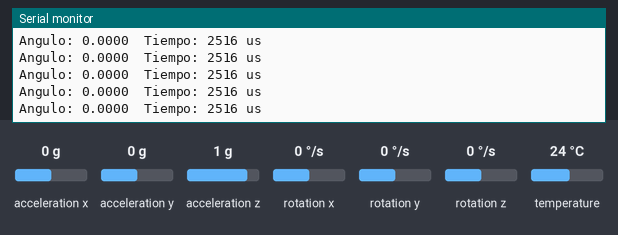
Simulated run of this sketch. Board: Arduino Uno, built with avr-gcc and run on an emulated ATmega328P. Parts: the last lines printed to the serial monitor. The test bench sets the inputs (shaded band); at power-on: acceleration y 0 g, acceleration z 1 g, acceleration x 0 g, rotation x 0 °/s, rotation y 0 °/s, rotation z 0 °/s, temperature 24 °C.

Above: at 8.3 s.
8.4 s: acceleration y set to -1.4 g
At 9.5 s:
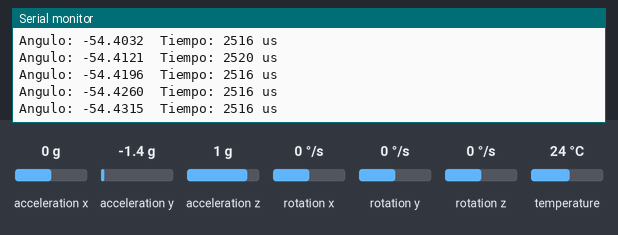
11.4 s: acceleration z set to -1.4 g
At 12.2 s:
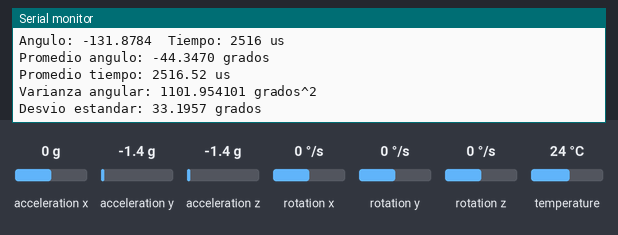
Timing chart, 0 to 14.4 s (numbered marks = the images above; inputs shaded):
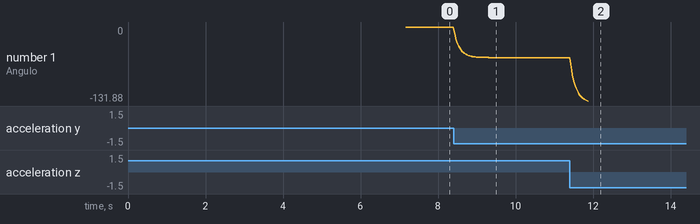

The sketch:

IMU.ino
```cpp
#include <Adafruit_MPU6050.h>
#include <Adafruit_Sensor.h>
#include <Wire.h>
#include <math.h>

Adafruit_MPU6050 mpu;
const unsigned long T_MUESTREO = 20000;  // 20 ms = 50 Hz
float sesgo_x = 0;

void setup() {

  Serial.begin(115200);
  while (!Serial) {
    delay(10);
  }

  if (!mpu.begin()) {
    Serial.println("NO SE ENCONTRO EL MPU6050");
    while (1) {
      delay(10);
    }
  }
  mpu.setAccelerometerRange(MPU6050_RANGE_8_G);
  mpu.setGyroRange(MPU6050_RANGE_500_DEG);
  mpu.setFilterBandwidth(MPU6050_BAND_44_HZ);
  float suma = 0;
  int ciclos = 500;
  for (int t = 0; t < ciclos; t++) {
    sensors_event_t a, g, temp;
    mpu.getEvent(&a, &g, &temp);
    suma = suma + g.gyro.x;
    delay(10);
  }
  sesgo_x = suma / ciclos;
  Serial.println("Calibracion terminada");
  Serial.print("Sesgo X: ");
  Serial.println(sesgo_x, 6);
  delay(1000);
}

void loop() {

  const int muestras = 200;
  float media = 0;
  float tiempo_total = 0;
  float M2 = 0;
  static float alpha = 0;
  for (int i = 1; i <= muestras; i++) {
    unsigned long t_inicial = micros();
    sensors_event_t a, g, temp;
    mpu.getEvent(&a, &g, &temp);
    float alpha_a = atan2(a.acceleration.y,a.acceleration.z);
    alpha = alpha +(g.gyro.x - sesgo_x) *(T_MUESTREO * 1e-6);
    float R = 0.85;
    alpha = alpha * R +alpha_a * (1 - R);
    float delta = alpha - media;
    media = media + delta / i;
    M2 = M2 + delta * (alpha - media);
    unsigned long t_final = micros();
    unsigned long tiempo_medicion =t_final - t_inicial;
    tiempo_total = tiempo_total + tiempo_medicion;

    Serial.print("Angulo: ");
    Serial.print(alpha * 180.0 / PI, 4);
    Serial.print("  Tiempo: ");
    Serial.print(tiempo_medicion);
    Serial.println(" us");
    delay(20);
  }

  float varianza = M2 / muestras;
  float desvio = sqrt(varianza);
  float tiempo_promedio = tiempo_total / muestras;

  Serial.println();
  Serial.print("Promedio angulo: ");
  Serial.print(media * 180.0 / PI, 4);
  Serial.println(" grados");
  Serial.print("Promedio tiempo: ");
  Serial.print(tiempo_promedio);
  Serial.println(" us");
  Serial.print("Varianza angular: ");
  Serial.print(varianza *(180.0 / PI) *(180.0 / PI), 6);
  Serial.println(" grados^2");
  Serial.print("Desvio estandar: ");
  Serial.print(desvio * 180.0 / PI, 4);
  Serial.println(" grados");
  Serial.println();
  delay(10000);
}
```

Measured:
- after the input at 8.4 s, the serial monitor: prints a new line at once (image 1)
- plotted number 1: 0 → -54.46 after the input at 8.4 s
